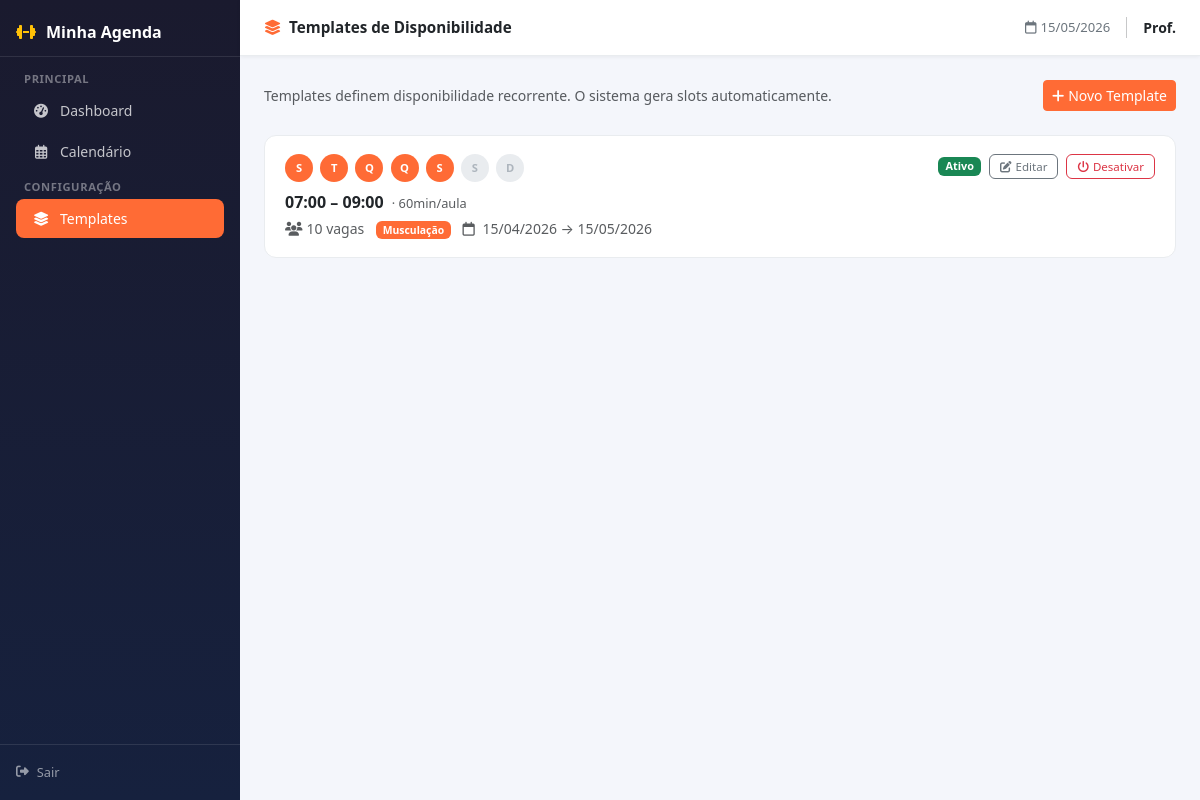
Screenshot of /provider/templates (signed in) with the database file from the repository.
### app/models/user.py (models this page shows, shortened)
class User(UserMixin, db.Model):
    __tablename__ = 'users'
    id = db.Column(db.Integer, primary_key=True)
    name = db.Column(db.String(100), nullable=False)
    email = db.Column(db.String(120), unique=True, nullable=False)
    phone = db.Column(db.String(20), nullable=False)
    password_hash = db.Column(db.String(256), nullable=False)
    cpf = db.Column(db.String(14), nullable=True)
    gender = db.Column(db.Enum(Gender), nullable=True)
    role = db.Column(db.String(20), default='student')
    bio = db.Column(db.Text, nullable=True)
    specialties = db.Column(db.JSON, nullable=True)
    schedule_policy_json = db.Column(db.JSON, nullable=True)
    xp = db.Column(db.Integer, default=0)
    level = db.Column(db.Integer, default=1)
    xp_available = db.Column(db.Integer, default=0)
    credits_balance = db.Column(db.Integer, default=0)
    lead_source = db.Column(db.String(50), nullable=True)
    is_active = db.Column(db.Boolean, default=True)
    created_at = db.Column(db.DateTime, default=datetime.utcnow)
    updated_at = db.Column(db.DateTime, default=datetime.utcnow, onupdate=datetime.utcnow)
    last_login = db.Column(db.DateTime)
    @property
    def is_instructor(self):
        return self.role in ['instructor', 'provider']

### app/models/schedule_template.py (models this page shows, shortened)
class ScheduleTemplate(db.Model):
    __tablename__ = 'schedule_templates'
    id = db.Column(db.Integer, primary_key=True)
    provider_id = db.Column(db.Integer, db.ForeignKey('users.id'), nullable=False)
    modality_id = db.Column(db.Integer, db.ForeignKey('modalities.id'), nullable=True)
    weekdays = db.Column(db.JSON, nullable=False)     # [0,1,2,3,4] = seg a sex
    start_time = db.Column(db.Time, nullable=False)
    end_time = db.Column(db.Time, nullable=False)
    slot_duration_min = db.Column(db.Integer, nullable=False, default=60)
    max_capacity = db.Column(db.Integer, nullable=False, default=10)
    valid_from = db.Column(db.Date, nullable=False)
    valid_until = db.Column(db.Date, nullable=True)      # null = indeterminado
    is_active = db.Column(db.Boolean, default=True)
    created_at = db.Column(db.DateTime, default=datetime.utcnow)
    provider = db.relationship('User', backref='schedule_templates')
    modality = db.relationship('Modality', backref='schedule_templates')

### app/models/modality.py (models this page shows, shortened)
class Modality(db.Model):
    __tablename__ = 'modalities'
    id = db.Column(db.Integer, primary_key=True)
    name = db.Column(db.String(100), nullable=False)
    description = db.Column(db.Text)
    color = db.Column(db.String(7), default='#FF6B35')
    icon = db.Column(db.String(50))
    is_active = db.Column(db.Boolean, default=True)
    credits_cost = db.Column(db.Integer, default=1, nullable=False)
    slot_duration_min = db.Column(db.Integer, default=60, nullable=False)
    is_featured = db.Column(db.Boolean, default=False)
    requires_gender_segregation = db.Column(db.Boolean, default=False)
    created_at = db.Column(db.DateTime, default=datetime.utcnow)
    updated_at = db.Column(db.DateTime, default=datetime.utcnow, onupdate=datetime.utcnow)

### app/routes/provider.py (the view)
@provider_bp.route("/templates")
@_require_provider
def templates_list():
    templates = (
        ScheduleTemplate.query
        .filter_by(provider_id=current_user.id)
        .order_by(ScheduleTemplate.valid_from.desc())
        .all()
    )
    modalities = Modality.query.filter_by(is_active=True).order_by(Modality.name).all()
    return render_template(
        "provider/templates.html",
        templates=templates,
        modalities=modalities,
    )

### app/routes/provider.py (called while the page is built)
def _require_provider(fn):
    @wraps(fn)
    @login_required
    def wrapper(*args, **kwargs):
        if not current_user.is_instructor:
            abort(403)
        return fn(*args, **kwargs)
    return wrapper

### app/templates/provider/templates.html (shortened to what this page needs)
{% extends "provider/base.html" %}
{% block page_title %}<i class="fas fa-layer-group me-2 text-primary"></i>Templates de Disponibilidade{% endblock %}
{% block content %}
<div class="d-flex align-items-center justify-content-between mb-4">
  <div>
    <p class="text-muted small mb-0">
      Templates definem disponibilidade recorrente. O sistema gera slots automaticamente.
    </p>
  </div>
  <button class="btn btn-primary btn-sm" data-bs-toggle="modal" data-bs-target="#modalCreateTemplate">
    <i class="fas fa-plus me-1"></i>Novo Template
  </button>
</div>
{% if templates %}
  {% set days_abbr = ['Seg','Ter','Qua','Qui','Sex','Sáb','Dom'] %}
  {% for t in templates %}
    <div class="tpl-card {{ 'inactive' if not t.is_active }}" id="tpl-card-{{ t.id }}">
      <div class="d-flex justify-content-between align-items-start flex-wrap gap-2">
        <div>
          <div class="mb-2">
            {% for i in range(7) %}
              <span class="weekday-badge {{ '' if i in t.weekdays else 'off' }}">
                {{ days_abbr[i][0] }}
              </span>
            {% endfor %}
          </div>
          <div class="fw-bold">
            {{ t.start_time.strftime('%H:%M') }} – {{ t.end_time.strftime('%H:%M') }}
            <span class="text-muted fw-normal ms-1" style="font-size:.8rem;">
              · {{ t.slot_duration_min }}min/aula
            </span>
          </div>
          <div class="text-muted small mt-1">
            <i class="fas fa-users me-1"></i>{{ t.max_capacity }} vagas
            {% if t.modality %}
              <span class="ms-2">
                <span class="badge" style="background:{{ t.modality.color }}; font-size:.65rem;">
                  {{ t.modality.name }}
                </span>
              </span>
            {% endif %}
            <span class="ms-2">
              <i class="far fa-calendar me-1"></i>
              {{ t.valid_from.strftime('%d/%m/%Y') }}
              {% if t.valid_until %}→ {{ t.valid_until.strftime('%d/%m/%Y') }}{% else %}em aberto{% endif %}
            </span>
          </div>
        </div>
        <div class="d-flex gap-2 align-items-center flex-wrap">
          {% if t.is_active %}
            <span class="badge bg-success" style="font-size:.68rem;">Ativo</span>
            <button class="btn btn-xs btn-outline-secondary"
                    style="font-size:.72rem; padding:3px 10px;"
                    onclick="openEditTemplate({{ t.id }}, {{ t.max_capacity }},
                      '{{ t.valid_until.strftime('%Y-%m-%d') if t.valid_until else '' }}',
                      {{ t.modality_id or 'null' }})">
              <i class="fas fa-edit me-1"></i>Editar
            </button>
            <button class="btn btn-xs btn-outline-danger"
                    style="font-size:.72rem; padding:3px 10px;"
                    onclick="deactivateTemplate({{ t.id }}, this)">
              <i class="fas fa-power-off me-1"></i>Desativar
            </button>
          {% else %}
            <span class="badge bg-secondary" style="font-size:.68rem;">Inativo</span>
          {% endif %}
        </div>
      </div>
    </div>
  {% endfor %}
{% endif %}
{% endblock %}

### app/templates/provider/base.html (shortened to what this page needs)
{% extends "base.html" %}
{% block body %}
<div class="provider-wrapper">
  <nav class="provider-sidebar d-none d-lg-flex flex-column">
    <a href="{{ url_for('provider.dashboard') }}" class="sidebar-brand">
      <i class="fas fa-dumbbell text-warning"></i>
      <span>Minha Agenda</span>
    </a>
    {% include "provider/_sidebar_nav.html" %}
  </nav>
  <div class="provider-main">
    <div class="provider-topbar">
      <span class="page-title">{% block page_title %}{% endblock %}</span>
      <div class="d-flex align-items-center gap-3">
        <span class="topbar-date">
          <i class="far fa-calendar me-1"></i>{{ now().strftime('%d/%m/%Y') }}
        </span>
        <span class="small fw-semibold text-truncate" style="max-width:150px;">
          {{ current_user.name.split()[0] }}
        </span>
      </div>
    </div>
    <div class="provider-body">
      {% block content %}{% endblock %}
    </div>
  </div>
</div>
{% endblock %}

### app/templates/base.html (shortened to what this page needs)
<!DOCTYPE html>
<html lang="pt-BR">
<head>
  <link href="https://cdn.jsdelivr.net/npm/bootstrap@5.3.2/dist/css/bootstrap.min.css" rel="stylesheet">
  <link rel="stylesheet" href="https://cdnjs.cloudflare.com/ajax/libs/font-awesome/6.5.1/css/all.min.css">
</head>
<body>
{% block body %}{% endblock %}
</body>
</html>

### app/templates/provider/_sidebar_nav.html
<div class="px-2 py-2 flex-grow-1">
  <span class="sidebar-section">Principal</span>
  <a href="{{ url_for('provider.dashboard') }}"
     class="nav-link {{ 'active' if request.endpoint == 'provider.dashboard' }}">
    <i class="fas fa-tachometer-alt"></i> Dashboard
  </a>
  <a href="{{ url_for('provider.calendar') }}"
     class="nav-link {{ 'active' if request.endpoint == 'provider.calendar' }}">
    <i class="far fa-calendar-alt"></i> Calendário
  </a>
  <span class="sidebar-section mt-2">Configuração</span>
  <a href="{{ url_for('provider.templates_list') }}"
     class="nav-link {{ 'active' if request.endpoint == 'provider.templates_list' }}">
    <i class="fas fa-layer-group"></i> Templates
  </a>
</div>
<div class="sidebar-footer">
  <a href="{{ url_for('auth.logout') }}">
    <i class="fas fa-sign-out-alt"></i> Sair
  </a>
</div>

### app/templates/provider/base.html (style rules this page uses)
.provider-wrapper { display: flex; min-height: 100vh; }
.provider-sidebar { width: 240px; flex-shrink: 0; background: linear-gradient(180deg, #1a1a2e 0%, #16213e 100%); display: flex; flex-direction: column; padding: 0; position: sticky; top: 0; height: 100vh; overflow-y: auto; }
.provider-sidebar .sidebar-brand { display: flex; align-items: center; gap: 10px; padding: 20px 16px 12px; color: #fff; text-decoration: none; border-bottom: 1px solid rgba(255,255,255,.1); }
.provider-sidebar .sidebar-brand span { font-weight: 700; font-size: 1rem; }
.provider-sidebar .sidebar-section { font-size: .7rem; text-transform: uppercase; letter-spacing: .6px; color: rgba(255,255,255,.4); padding: 16px 16px 4px; font-weight: 600; }
.provider-sidebar .nav-link { display: flex; align-items: center; gap: 10px; color: rgba(255,255,255,.75); padding: 9px 16px; border-radius: 8px; margin: 2px 8px; font-size: .875rem; transition: all .2s; text-decoration: none; }
.provider-sidebar .nav-link i { width: 18px; text-align: center; }
.provider-sidebar .nav-link.active { background: var(--primary-color); color: #fff; }
.sidebar-footer { margin-top: auto; padding: 12px 16px; border-top: 1px solid rgba(255,255,255,.1); }
.sidebar-footer a { display: flex; align-items: center; gap: 8px; color: rgba(255,255,255,.55); font-size: .8rem; text-decoration: none; padding: 6px 0; transition: color .2s; }
.provider-main { flex: 1; min-width: 0; background: #f4f6fb; display: flex; flex-direction: column; }
.provider-topbar { background: #fff; border-bottom: 1px solid #e9ecef; padding: 0 24px; height: 56px; display: flex; align-items: center; justify-content: space-between; position: sticky; top: 0; z-index: 100; box-shadow: 0 1px 4px rgba(0,0,0,.06); }
.provider-topbar .page-title { font-weight: 600; font-size: .95rem; color: #212529; }
.provider-topbar .topbar-date { font-size: .82rem; color: #6c757d; }
.provider-body { padding: 24px; flex: 1; }

### app/templates/provider/templates.html (style rules this page uses)
.tpl-card { background: #fff; border-radius: 12px; border: 1px solid #e9ecef; padding: 18px 20px; margin-bottom: 12px; transition: box-shadow .15s; }
.weekday-badge { display: inline-block; width: 28px; height: 28px; line-height: 28px; text-align: center; border-radius: 50%; font-size: .7rem; font-weight: 700; background: var(--primary-color); color: #fff; margin-right: 3px; }
.weekday-badge.off { background: #e9ecef; color: #adb5bd; }

### app/templates/base.html (style rules this page uses)
:root { --primary-color: #FF6B35; --secondary-color: #004E89; }
body { min-height: 100vh; background: #f8f9fa; }
.btn-primary { background-color: var(--primary-color); border-color: var(--primary-color); }
.text-primary { color: var(--primary-color) !important; }

### rows the page displays
User: name "Prof."
ScheduleTemplate: days_abbr "S" "T" "Q" "Q" "S" "S" "D", start_time "07:00", end_time "09:00", slot_duration_min "60", max_capacity "10", modality.name "Musculação", valid_from "15/04/2026", valid_until "15/05/2026"
